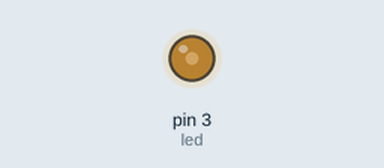
A sketch run on a simulated Arduino Uno, built with avr-gcc and run on an emulated ATmega328P. Shown: output pins drawn as LEDs (lit = HIGH).

Above: at 0.1 s.
Timing chart, 0 to 1.6 s (numbered marks = the images above):
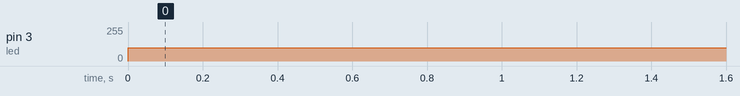

The sketch:

analog.ino
```cpp
#define led 3

void setup() {

pinMode(led,OUTPUT);
}

void loop(){
  analogWrite(led,100);
  delay(1000);
}
```

Measured:
- by itself, pin 3 (led): 0/255 → 100/255 at 0.00 s
